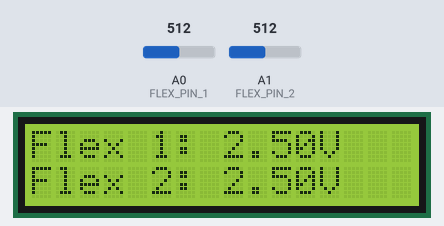
A sketch run on a simulated Arduino Uno, built with avr-gcc and run on an emulated ATmega328P. Parts: 16×2 character LCD. Inputs (shaded band) come from the test bench; at power-on: A0 (FLEX_PIN_1) = 512, A1 (FLEX_PIN_2) = 512. What the sketch prints to the serial monitor is not drawn.

Above: at 1.2 s.
1.3 s: A0 (FLEX_PIN_1) set to 716
At 2.5 s:
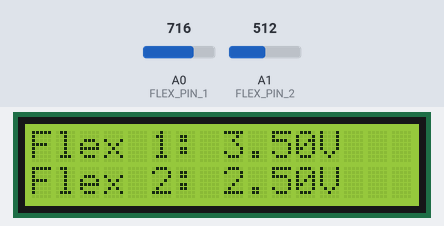
2.8 s: A1 (FLEX_PIN_2) set to 716
At 4.1 s:
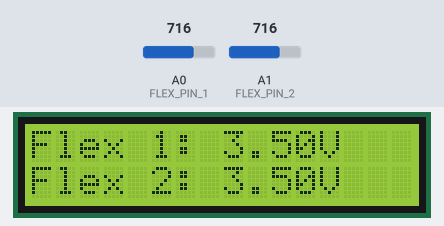
4.4 s: A0 (FLEX_PIN_1) set to 900
At 5.6 s:
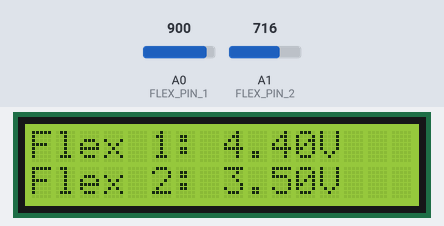
5.9 s: A1 (FLEX_PIN_2) set to 900
At 6.3 s:
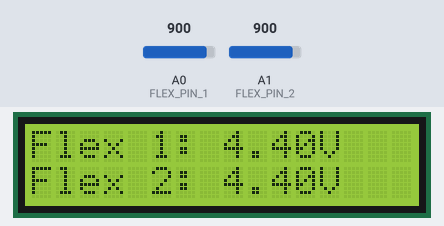
7.4 s: A0 (FLEX_PIN_1) set to 1023
At 7.9 s:
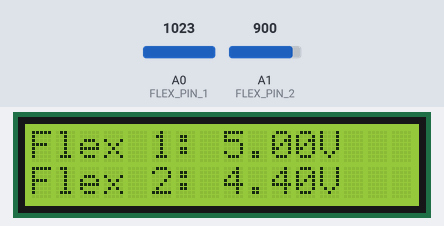
8.9 s: A1 (FLEX_PIN_2) set to 1023
At 9.5 s:
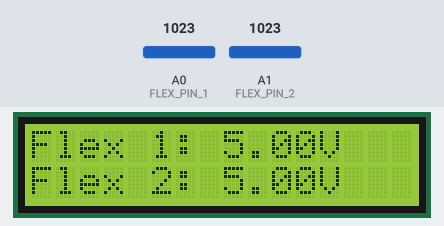
Timing chart, 0 to 11.4 s (numbered marks = the images above; inputs shaded):
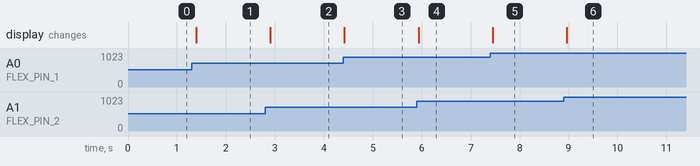

Measured:
- after the input at 1.3 s, the display: changes after 0.09 s (image 1)
- after the input at 2.8 s, the display: changes after 0.11 s (image 2)
- after the input at 4.4 s, the display: changes at once (image 3)
- after the input at 5.9 s, the display: changes at once (image 4)
- after the input at 7.4 s, the display: changes after 0.05 s (image 5)
- after the input at 8.9 s, the display: changes after 0.06 s (image 6)

The sketch:

2flex_LCD_VoltageDisplayed.ino
```cpp
#include <LiquidCrystal_I2C.h>

LiquidCrystal_I2C lcd(0x27, 16, 2);

const int FLEX_PIN_1 = A0;
const int FLEX_PIN_2 = A1;

void setup() {
  lcd.init();
  lcd.backlight();
  lcd.setCursor(0, 0);
  lcd.print("Flex 1: ");
  lcd.setCursor(0, 1);
  lcd.print("Flex 2: ");
  Serial.begin(9600);
}

void loop() {
  int raw1 = analogRead(FLEX_PIN_1);
  int raw2 = analogRead(FLEX_PIN_2);

  float v1 = raw1 * (5.0 / 1023.0);
  float v2 = raw2 * (5.0 / 1023.0);

  // Update LCD (only the values, labels stay fixed)
  lcd.setCursor(8, 0);
  lcd.print(v1, 2);
  lcd.print("V  ");

  lcd.setCursor(8, 1);
  lcd.print(v2, 2);
  lcd.print("V  ");

  // Serial monitor
  Serial.print("F1: "); Serial.print(v1, 2);
  Serial.print("V  F2: "); Serial.println(v2, 2);

  delay(200);
}
```
